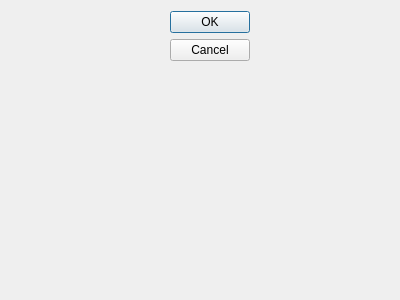
<?xml version="1.0" encoding="UTF-8"?>
<ui version="4.0">
 <class>GItemModelViewSyncChooseDialog</class>
 <widget class="QDialog" name="GItemModelViewSyncChooseDialog">
  <property name="geometry">
   <rect>
    <x>0</x>
    <y>0</y>
    <width>400</width>
    <height>300</height>
   </rect>
  </property>
  <property name="windowTitle">
   <string>Synchroniser avec...</string>
  </property>
  <layout class="QHBoxLayout" name="horizontalLayout">
   <item>
    <layout class="QVBoxLayout" name="verticalLayout">
     <item>
      <spacer name="verticalSpacer">
       <property name="orientation">
        <enum>Qt::Vertical</enum>
       </property>
       <property name="sizeHint" stdset="0">
        <size>
         <width>20</width>
         <height>40</height>
        </size>
       </property>
      </spacer>
     </item>
    </layout>
   </item>
   <item>
    <widget class="QDialogButtonBox" name="buttonBox">
     <property name="orientation">
      <enum>Qt::Vertical</enum>
     </property>
     <property name="standardButtons">
      <set>QDialogButtonBox::Cancel|QDialogButtonBox::Ok</set>
     </property>
    </widget>
   </item>
  </layout>
 </widget>
 <resources/>
 <connections>
  <connection>
   <sender>buttonBox</sender>
   <signal>accepted()</signal>
   <receiver>GItemModelViewSyncChooseDialog</receiver>
   <slot>accept()</slot>
   <hints>
    <hint type="sourcelabel">
     <x>248</x>
     <y>254</y>
    </hint>
    <hint type="destinationlabel">
     <x>157</x>
     <y>274</y>
    </hint>
   </hints>
  </connection>
  <connection>
   <sender>buttonBox</sender>
   <signal>rejected()</signal>
   <receiver>GItemModelViewSyncChooseDialog</receiver>
   <slot>reject()</slot>
   <hints>
    <hint type="sourcelabel">
     <x>316</x>
     <y>260</y>
    </hint>
    <hint type="destinationlabel">
     <x>286</x>
     <y>274</y>
    </hint>
   </hints>
  </connection>
 </connections>
</ui>
